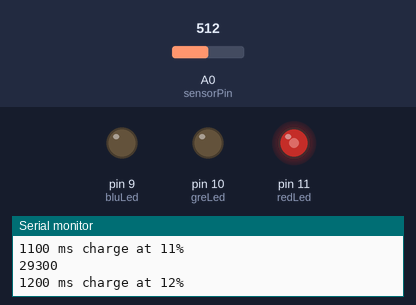
A sketch run on a simulated Arduino Uno, built with avr-gcc and run on an emulated ATmega328P. Shown: output pins drawn as LEDs (lit = HIGH), the last lines printed to the serial monitor. The inputs (shaded band) are chosen by the test bench; at power-on: A0 (sensorPin) = 512.

Above: at 1.2 s.
1.3 s: A0 (sensorPin) set to 620
At 3.3 s:
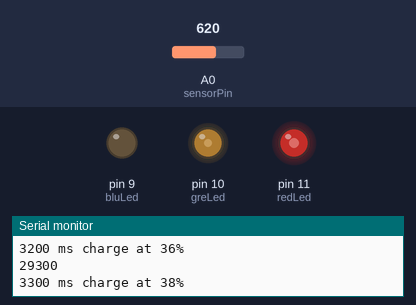
4.3 s: A0 (sensorPin) set to 647
At 8.5 s:
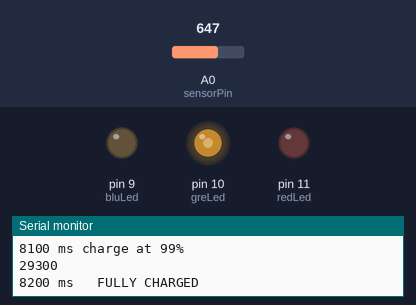
Timing chart, 0 to 10.0 s (numbered marks = the images above; inputs shaded):
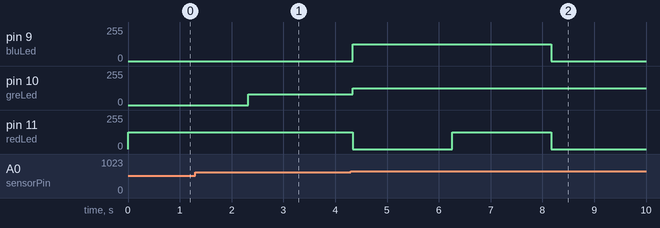

The sketch:

Day9.ino
```cpp
int sensorPin = A0;
int sensorValue = 0;

int redLed = 11;
int greLed = 10;
int bluLed = 9;

unsigned int batteryCapacity = 50000;
unsigned int batteryLevel = 0;
unsigned int ticks = 0;
unsigned int wait = 100;
unsigned PercentFull;

void setup() {
  pinMode(redLed, OUTPUT);
  pinMode(greLed, OUTPUT);
  pinMode(bluLed, OUTPUT);

  Serial.begin(9600);
}

void RGB_color(int red_value, int green_value, int blue_value) {
  // custom function to set three PWM color channels to any given mixture
  analogWrite(redLed, red_value);
  analogWrite(greLed, green_value);
  analogWrite(bluLed, blue_value);
}

double getBatteryPercentage() {
  // Custom function calculates battery charge percentage
  // and returns the result as a double precision number

  return (((double)batteryLevel/ (double)batteryCapacity)*100);
}

void showBatteryPercentage() {
  // send battery results to both serial and LED outputs
  // calculate the charge percentage with a custom function
  PercentFull = getBatteryPercentage();

  // print the elapsed time
  Serial.print(ticks);
  Serial.print(" ms charge at ");
  // print the percent charge
  Serial.print(PercentFull);
  // print a percent character and line return...
  Serial.println("%");

  // Now let's light the LED with the appropriate color...
  if(PercentFull > 0 && PercentFull <= 25) {
    RGB_color(125, 0, 0); // red
  } else if (PercentFull > 25 && PercentFull <= 50) {
    RGB_color(125, 80, 0); // Yellow-ish
  } else if (PercentFull > 50 && PercentFull <= 75) {
    RGB_color(0, 125, 125); // blue-ish
  } else if (PercentFull > 75 && PercentFull < 100) {
    RGB_color(125, 125, 125); // white
  }
}

void loop() {
  Serial.println('Start');
  sensorValue = analogRead(sensorPin);
  batteryLevel += sensorValue;
  ticks += wait;

  if(batteryLevel >= batteryCapacity) {
    Serial.print(ticks);
    Serial.print(" ms   ");
    Serial.println("FULLY CHARGED");
    batteryLevel = batteryCapacity; // to prevent integer from continuing to increase
    ticks = 0;
    RGB_color(0, 125, 0); // Green for charging complete
    delay(30000); // Long pause
  } else {
    showBatteryPercentage();
  }
  delay(wait);
}
```

Measured:
- the behaviour switches between 628 and 629 on A0 (sensorPin) (found by bisection; images 1 and 2)
